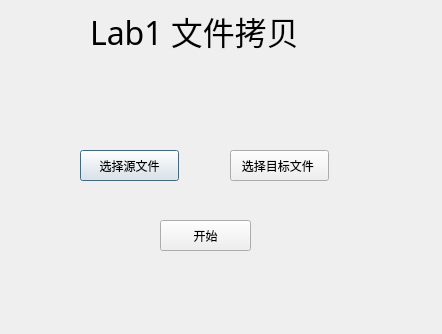
<?xml version="1.0" encoding="UTF-8"?>
<ui version="4.0">
 <class>CopyDialog</class>
 <widget class="QDialog" name="CopyDialog">
  <property name="geometry">
   <rect>
    <x>0</x>
    <y>0</y>
    <width>442</width>
    <height>334</height>
   </rect>
  </property>
  <property name="windowTitle">
   <string>Dialog</string>
  </property>
  <widget class="QPushButton" name="pushButton">
   <property name="geometry">
    <rect>
     <x>80</x>
     <y>150</y>
     <width>99</width>
     <height>31</height>
    </rect>
   </property>
   <property name="text">
    <string>选择源文件</string>
   </property>
  </widget>
  <widget class="QPushButton" name="pushButton_2">
   <property name="geometry">
    <rect>
     <x>230</x>
     <y>150</y>
     <width>99</width>
     <height>31</height>
    </rect>
   </property>
   <property name="text">
    <string>选择目标文件 </string>
   </property>
  </widget>
  <widget class="QLabel" name="label">
   <property name="geometry">
    <rect>
     <x>90</x>
     <y>10</y>
     <width>261</width>
     <height>41</height>
    </rect>
   </property>
   <property name="font">
    <font>
     <family>文泉驿等宽微米黑</family>
     <pointsize>24</pointsize>
    </font>
   </property>
   <property name="text">
    <string>Lab1 文件拷贝</string>
   </property>
  </widget>
  <widget class="QPushButton" name="pushButton_3">
   <property name="geometry">
    <rect>
     <x>160</x>
     <y>220</y>
     <width>91</width>
     <height>31</height>
    </rect>
   </property>
   <property name="text">
    <string>开始</string>
   </property>
  </widget>
 </widget>
 <resources/>
 <connections/>
</ui>
